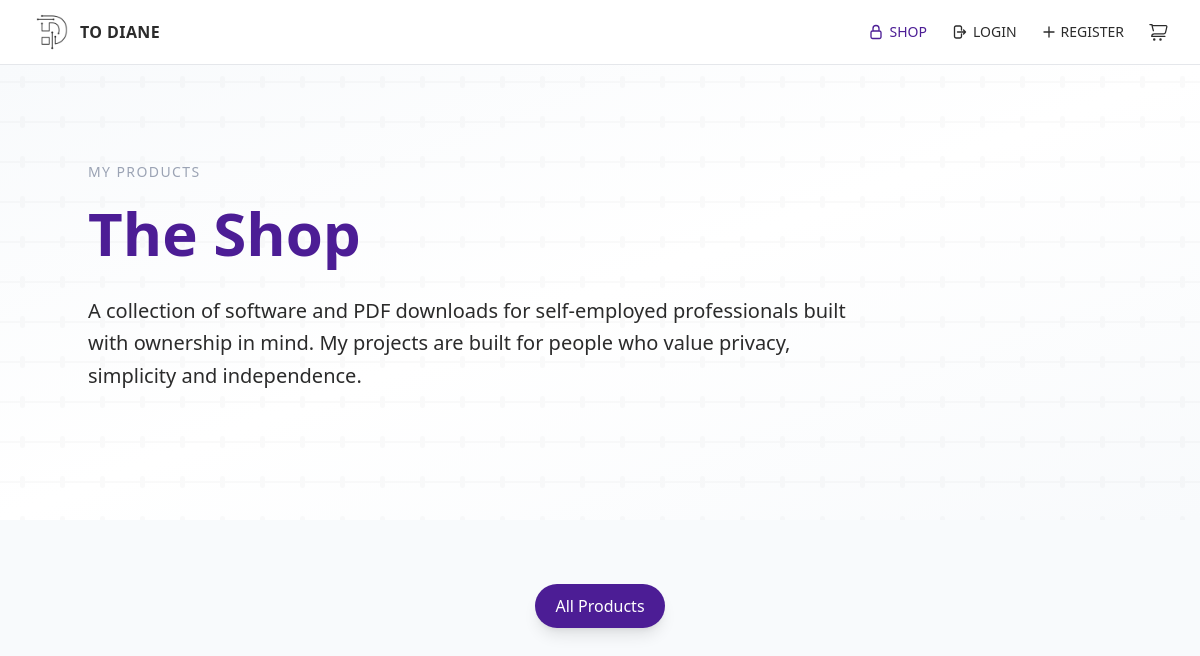
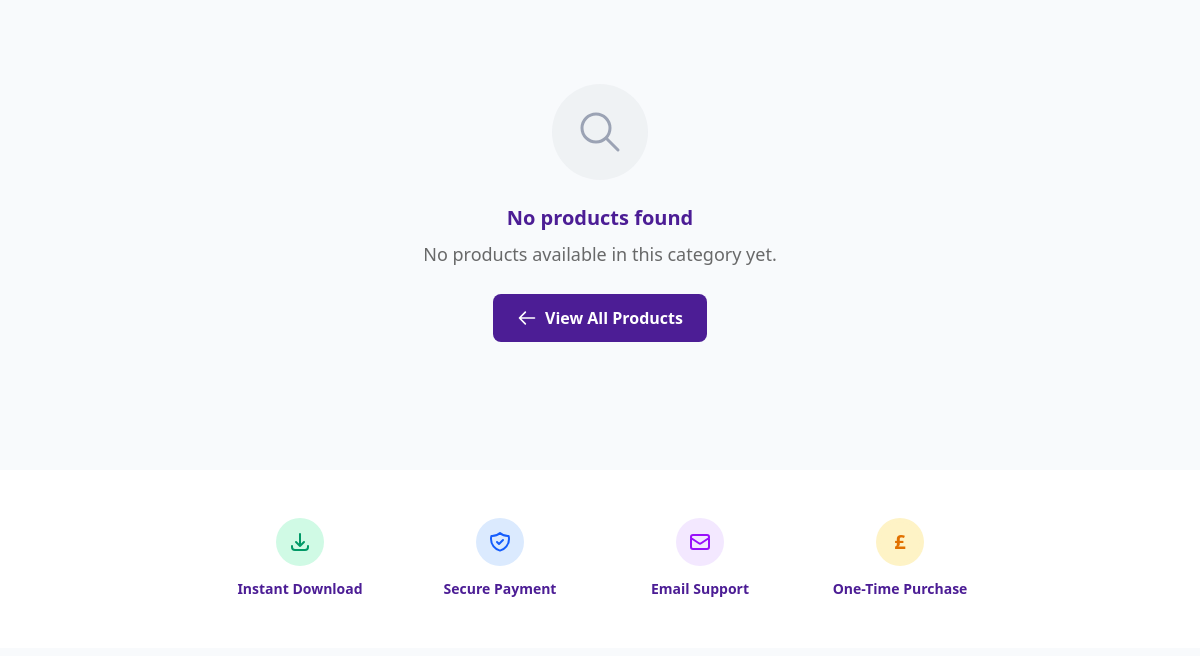
Page /shop/ (upper part) on the earlier database version (2 pictures, top to bottom).
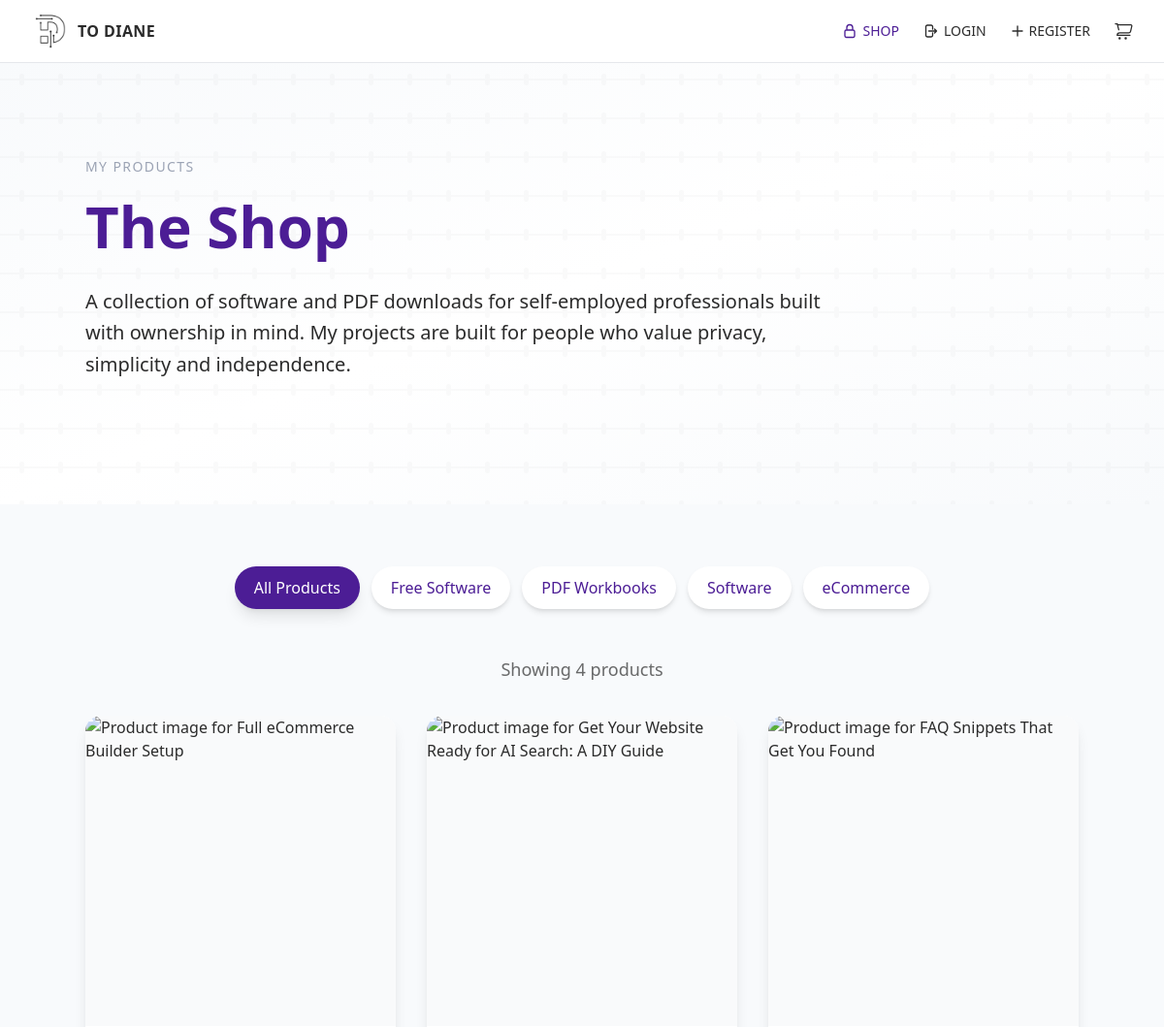
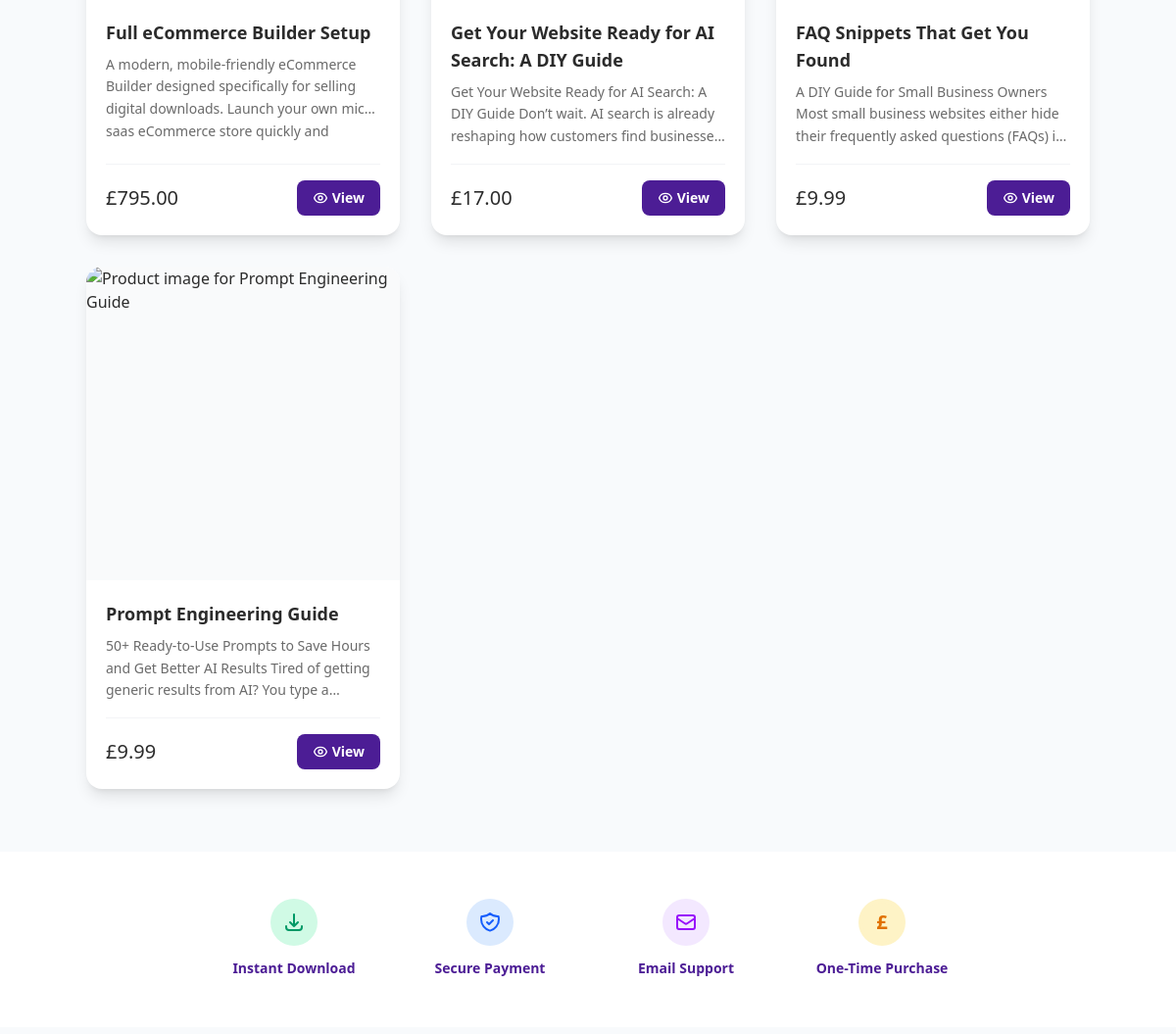
Same page on the later database version (2 pictures, top to bottom).
### shop/models.py (models this page shows, shortened)
class Category(models.Model):
    name = models.CharField(max_length=100)
    slug = models.SlugField(unique=True)
    description = models.TextField(blank=True)
    class Meta:
        verbose_name_plural = "categories"
        ordering = ["name"]
    def get_absolute_url(self):
        return reverse("shop:category", kwargs={"slug": self.slug})

class Product(models.Model):
    STATUS_CHOICES = [
        ("publish", "Published"),
        ("soon", "Coming Soon"),
        ("full", "Fully Booked"),
        ("draft", "Draft"),
    ]
    PRODUCT_TYPES = [("download", "Digital Download")]
    public_id = models.CharField(max_length=130, blank=True, null=True, db_index=True)
    title = models.CharField(max_length=200)
    slug = models.SlugField(unique=True)
    category = models.ForeignKey(Category, on_delete=models.PROTECT)
    description = HTMLField()
    section_description = models.TextField(blank=True, null=True)
    long_description = HTMLField(blank=True, null=True)
    product_type = models.CharField(
        max_length=20, choices=PRODUCT_TYPES, default="download"
    )
    number_of_pages = models.PositiveIntegerField(
        null=True, blank=True, help_text="Number of pages for digital downloads"
    )
    status = models.CharField(max_length=10, choices=STATUS_CHOICES, default="draft")
    external_image_url = models.URLField(
        max_length=500,
        blank=True,
        null=True,
        help_text="External URL for product image (jpg/png only)",
    )
    external_preview_url = models.URLField(
        max_length=500,
        blank=True,
        null=True,
        help_text="External URL for preview file (PDF only)",
    )
    is_active = models.BooleanField(default=True)
    price_pence = models.PositiveIntegerField(help_text="Price in pence")
    sale_price_pence = models.PositiveIntegerField(
        null=True, blank=True, help_text="Sale price in pence"
    )
    price_per_hour = models.PositiveIntegerField(
        null=True, blank=True, help_text="Price per hour in pence"
    )
    preview_file = models.FileField(
        upload_to="products/previews/",
        null=True,
        blank=True,
        storage=PublicStorage(),
    )
    preview_image = models.ImageField(
        upload_to="products/images/",
        null=True,
        blank=True,
        storage=PublicStorage(),
    )
    video_url = models.URLField(
        blank=True,
        null=True,
        help_text="Optional YouTube or Vimeo URL to display on the product page",
    )
    video_file = models.FileField(
        upload_to="products/videos/",
        null=True,
        blank=True,
        storage=PublicStorage(),
        help_text="Upload a short MP4 file to display as product video",
    )
    download_limit = models.PositiveIntegerField(default=5)
    featured = models.BooleanField(default=False)
    purchase_count = models.PositiveIntegerField(default=0)
    order = models.IntegerField(default=0)
    created = models.DateTimeField(auto_now_add=True)
    updated = models.DateTimeField(auto_now=True)
    class Meta:
        ordering = ["order", "-created"]
    def get_absolute_url(self):
        return reverse("shop:product_detail", kwargs={"slug": self.slug})
    def get_image_url(self):
        try:
            if self.external_image_url:
                return self.external_image_url
            if self.preview_image:
                return self.preview_image.url
            return None
        except Exception:
            return None
    @property
    def price(self):
        return Decimal(self.price_pence) / 100
    @property
    def current_price(self):
        if self.sale_price_pence:
            return self.sale_price
        return self.price
    @property
    def average_rating(self):
        result = self.reviews.aggregate(avg=Avg("rating"))
        return result["avg"] or 0

### shop/views/catalog.py (the view)
# urls.py: path("", views.product_list, name="product_list"),
def product_list(request):
    query = request.GET.get("q", "").strip()
    category_slug = request.GET.get("category")
    products = Product.objects.filter(
        is_active=True, status__in=["publish", "soon", "full"]
    ).order_by("order", "-created")
    current_category = None
    if category_slug:
        current_category = get_object_or_404(Category, slug=category_slug)
        products = products.filter(category=current_category)
    if query:
        products = products.filter(
            Q(title__icontains=query) | Q(description__icontains=query)
        )
    paginator = Paginator(products, 12)  # 12 per page
    page = request.GET.get("page")
    products = paginator.get_page(page)
    categories = Category.objects.all()
    return render(
        request,
        "shop/list.html",
        {
            "products": products,
            "categories": categories,
            "current_category": current_category,
            "query": query,
            "STRIPE_PUBLIC_KEY": settings.STRIPE_PUBLIC_KEY,
        },
    )

### core/context_processors.py (called while the page is built)
def dashboard_announcement(request):
    announcement = DashboardAnnouncement.objects.order_by("-updated").first()
    return {"dashboard_announcement": announcement}

### shop/cart.py (called while the page is built)
    def __len__(self):
        return sum(item["quantity"] for item in self.cart.values())

### shop/context_processors.py (called while the page is built)
def cart(request):
    return {"cart": Cart(request)}

### shop/templates/shop/list.html (shortened to what this page needs)
{% extends "base.html" %}
{% load static %}
{% block content %}
  <header class="relative overflow-hidden bg-gradient-to-br from-[color:var(--color-brand-light)] via-white to-[color:var(--color-brand-light)]">
     <div class="absolute inset-0 opacity-[0.02]" style=""></div>
    <div class="relative w-full max-w-6xl mx-auto px-6 md:px-10 lg:px-16 py-16 md:py-24">
      <div class="max-w-3xl">
        <p class="uppercase text-sm tracking-widest text-[color:var(--color-brand-accent)] mb-3 font-medium">
          My Products
        </p>
        <h1 class="text-4xl md:text-5xl lg:text-6xl font-bold text-[color:var(--color-brand-primary)] mb-6 leading-tight">
          The Shop
        </h1>
        <p class="text-xl text-[color:var(--color-font-main)] leading-relaxed mb-8">
          A collection of software and PDF downloads for self-employed professionals built with ownership in mind. My projects are built for people who value privacy, simplicity and independence.
        </p>
      </div>
    </div>
  </header>
<div class="w-full bg-[color:var(--color-brand-light)] py-12 md:py-16">
  <div class="w-full max-w-6xl mx-auto px-6 md:px-10 lg:px-16">
    <div class="mb-12">
      <div id="categories-grid" class="hidden lg:block">
        <div class="flex flex-wrap justify-center gap-3">
          <a href="{% url 'shop:product_list' %}"
             class="px-5 py-2.5 rounded-full font-medium transition-all duration-300 {% if not current_category %}bg-[color:var(--color-brand-primary)] text-white shadow-lg{% else %}bg-white text-[color:var(--color-brand-primary)] hover:bg-[color:var(--color-brand-primary)] hover:text-white shadow-md{% endif %}">
            All Products
          </a>
          {% for category in categories %}
          <a href="{{ category.get_absolute_url }}"
             class="px-5 py-2.5 rounded-full font-medium transition-all duration-300 {% if current_category and current_category.id == category.id %}bg-[color:var(--color-brand-primary)] text-white shadow-lg{% else %}bg-white text-[color:var(--color-brand-primary)] hover:bg-[color:var(--color-brand-primary)] hover:text-white shadow-md{% endif %}">
            {{ category.name }}
          </a>
          {% endfor %}
        </div>
      </div>
    </div>
    {% if products %}
    <p class="text-[color:var(--color-font-main)]/70 text-center mb-8">
      Showing {{ products|length }} product{% if products|length != 1 %}s{% endif %}
    </p>
    <div class="grid gap-8 sm:grid-cols-2 lg:grid-cols-3 xl:grid-cols-4">
      {% for product in products %}
      <div class="group bg-white rounded-2xl overflow-hidden shadow-lg hover:shadow-2xl transition-all duration-300 hover:-translate-y-1 flex flex-col">
        <a href="{{ product.get_absolute_url }}" class="block relative overflow-hidden">
          {% if product.get_image_url %}
          <div class="aspect-square bg-gray-50">
          </div>
          {% endif %}
          <div class="absolute inset-0 bg-[color:var(--color-brand-primary)]/0 group-hover:bg-[color:var(--color-brand-primary)]/10 transition-colors duration-300 flex items-center justify-center">
          </div>
        </a>
        <div class="p-5 flex flex-col flex-grow">
          <a href="{{ product.get_absolute_url }}">
            <h3 class="font-bold text-lg text-[color:var(--color-font-main)] hover:text-[color:var(--color-brand-accent)] transition-colors mb-2 line-clamp-2">
              {{ product.title }}
            </h3>
          </a>
          <p class="text-sm text-[color:var(--color-font-main)]/70 leading-relaxed mb-4 flex-grow line-clamp-3">
            {{ product.description|striptags|truncatewords:25|safe }}
          </p>
          <div class="flex items-center justify-between pt-4 border-t border-gray-100">
            <div>
              <span class="text-xl text-semibold text-[color:var(--color-font-main)]">£{{ product.current_price|floatformat:2 }}</span>
            </div>
            <a href="{{ product.get_absolute_url }}" class="inline-flex items-center gap-1 px-4 py-2 bg-[color:var(--color-brand-primary)] text-white text-sm font-semibold rounded-lg hover:bg-[color:var(--color-brand-accent)] transition-colors">
              View
            </a>
          </div>
        </div>
      </div>
      {% endfor %}
    </div>
    {% else %}
    <div class="text-center py-16">
      <div class="w-24 h-24 mx-auto mb-6 rounded-full bg-[color:var(--color-brand-accent)]/10 flex items-center justify-center">
        <svg class="w-12 h-12 text-[color:var(--color-brand-accent)]" fill="none" stroke="currentColor" viewBox="0 0 24 24">
          <path stroke-linecap="round" stroke-linejoin="round" stroke-width="1.5" d="M21 21l-6-6m2-5a7 7 0 11-14 0 7 7 0 0114 0z"/>
        </svg>
      </div>
      <h3 class="text-xl font-bold text-[color:var(--color-brand-primary)] mb-2">No products found</h3>
      <p class="text-[color:var(--color-font-main)]/70 mb-6">
        {% if request.GET.q %}
        We couldn't find any products matching "{{ request.GET.q }}".
        {% else %}
        No products available in this category yet.
        {% endif %}
      </p>
      <a href="{% url 'shop:product_list' %}" class="inline-flex items-center gap-2 px-6 py-3 bg-[color:var(--color-brand-primary)] text-white font-semibold rounded-lg hover:bg-[color:var(--color-brand-accent)] transition-colors">
        <svg class="w-5 h-5" fill="none" stroke="currentColor" viewBox="0 0 24 24">
          <path stroke-linecap="round" stroke-linejoin="round" stroke-width="2" d="M10 19l-7-7m0 0l7-7m-7 7h18"/>
        </svg>
        View All Products
      </a>
    </div>
    {% endif %}
  </div>
</div>
<div class="w-full bg-white py-12">
  <div class="w-full max-w-4xl mx-auto px-6 md:px-10 lg:px-16">
    <div class="grid grid-cols-2 md:grid-cols-4 gap-8 text-center">
      <div class="flex flex-col items-center">
        <div class="w-12 h-12 rounded-full bg-emerald-100 flex items-center justify-center mb-3">
          <svg class="w-6 h-6 text-emerald-600" fill="none" stroke="currentColor" viewBox="0 0 24 24">
            <path stroke-linecap="round" stroke-linejoin="round" stroke-width="2" d="M4 16v1a3 3 0 003 3h10a3 3 0 003-3v-1m-4-4l-4 4m0 0l-4-4m4 4V4"/>
          </svg>
        </div>
        <p class="text-sm font-semibold text-[color:var(--color-brand-primary)]">Instant Download</p>
      </div>
      <div class="flex flex-col items-center">
        <div class="w-12 h-12 rounded-full bg-blue-100 flex items-center justify-center mb-3">
        </div>
        <p class="text-sm font-semibold text-[color:var(--color-brand-primary)]">Secure Payment</p>
      </div>
      <div class="flex flex-col items-center">
        <div class="w-12 h-12 rounded-full bg-purple-100 flex items-center justify-center mb-3">
          <svg class="w-6 h-6 text-purple-600" fill="none" stroke="currentColor" viewBox="0 0 24 24">
            <path stroke-linecap="round" stroke-linejoin="round" stroke-width="2" d="M3 8l7.89 5.26a2 2 0 002.22 0L21 8M5 19h14a2 2 0 002-2V7a2 2 0 00-2-2H5a2 2 0 00-2 2v10a2 2 0 002 2z"/>
          </svg>
        </div>
        <p class="text-sm font-semibold text-[color:var(--color-brand-primary)]">Email Support</p>
      </div>
      <div class="flex flex-col items-center">
        <div class="w-12 h-12 rounded-full bg-amber-100 flex items-center justify-center mb-3">
          <div class="w-10 h-10 rounded-full bg-amber-100 flex items-center justify-center">
            <span class="text-amber-600 text-xl font-bold leading-none">£</span>
          </div>
        </div>
        <p class="text-sm font-semibold text-[color:var(--color-brand-primary)]">One-Time Purchase</p>
      </div>
    </div>
  </div>
</div>
{% endblock %}

### templates/base.html (shortened to what this page needs)
{% load static %}
<!DOCTYPE html>
<html lang="en">
  <head>
    <link
      rel="preload"
      href="{% static 'css/output.css' %}"
      as="style"
      onload="this.onload=null;this.rel='stylesheet'"
    />
  </head>
  <body class="antialiased bg-[color:var(--color-surface-light)] text-[color:var(--color-font-main)]">
    {% if request and request.user.is_authenticated %}
        {% include "accounts/includes/logged_in_public_header.html" %}
    {% else %}
        {% include "components/navbar.html" %}
    {% endif %}
    <main id="main-content" tabindex="-1">
        {% block content %}{% endblock %}
    </main>
    {% include 'components/footer.html' %}
  </body>
</html>

### templates/components/navbar.html (shortened to what this page needs)
{% load static %}
<nav class="bg-white border-b border-gray-200" role="navigation" aria-label="Main navigation">
  <div class="max-w-7xl mx-auto px-4 lg:px-8 flex justify-between items-center h-16">
    <a href="/" class="flex items-center gap-2">
      <img src="{% static 'images/dianec-gray.png' %}" alt="Diane Corriette logo" width="40" height="40" loading="lazy" class="h-10 w-10 object-contain">
      <span class="hidden sm:inline-block text-[color:var(--color-font-main)] font-semibold tracking-wide uppercase">To Diane</span>
    </a>
    <div class="hidden sm:flex items-center gap-6 text-sm font-medium">
      <a href="/shop/" class="flex items-center gap-1.5 text-[color:var(--color-brand-primary)] hover:opacity-80 transition">
        <span>SHOP</span>
      </a>
      <a href="{% url 'account_login' %}" class="flex items-center gap-1.5 text-[color:var(--color-font-main)] hover:text-[color:var(--color-brand-primary)] transition">
        <span>LOGIN</span>
      </a>
      <a href="{% url 'account_signup' %}" class="flex items-center gap-1 text-[color:var(--color-font-main)] hover:text-[color:var(--color-brand-primary)] transition">
        <svg xmlns="http://www.w3.org/2000/svg" class="w-4 h-4" fill="none" viewBox="0 0 24 24" stroke="currentColor" stroke-width="2">
          <path stroke-linecap="round" stroke-linejoin="round" d="M12 4.5v15m7.5-7.5h-15" />
        </svg>
        <span>REGISTER</span>
      </a>
      <a href="{% url 'shop:cart_detail' %}" class="relative text-[color:var(--color-font-main)] hover:text-[color:var(--color-brand-primary)] transition">
      </a>
    </div>
  </div>
</nav>

### templates/components/footer.html (shortened to what this page needs)
{% load static %}
<footer class="border-t border-[color:var(--color-brand-light)] bg-[color:var(--color-brand-light)] text-[color:var(--color-font-main)]">
  <div class="max-w-6xl mx-auto px-6 py-12 space-y-10">
  </div>
</footer>

Differences in the rows shown:
added Category: name "Free Software"
added Category: name "PDF Workbooks"
added Category: name "Software"
added Category: name "eCommerce"
added Product: title "Full eCommerce Builder Setup", description "A modern, mobile-friendly eCommerce Builder designed specifically for selling digital downloads. Launch your own mico-saas eCommerce store quickly…", current_price "795.00"
added Product: title "Get Your Website Ready for AI Search: A DIY Guide", description "Get Your Website Ready for AI Search: A DIY Guide Don’t wait. AI search is already reshaping how customers find…", current_price "17.00"
added Product: title "FAQ Snippets That Get You Found", description "A DIY Guide for Small Business Owners Most small business websites either hide their frequently asked questions (FAQs)…", current_price "9.99"
added Product: title "Prompt Engineering Guide", description "50+ Ready-to-Use Prompts to Save Hours and Get Better AI Results Tired of getting generic results from AI? You type…", current_price "9.99"
Other differences:
{{ products|length }}: (not shown) → "4"
text no longer shown: "No products found No products available in this category yet. View All Products"
text now shown: "Showing product s"
